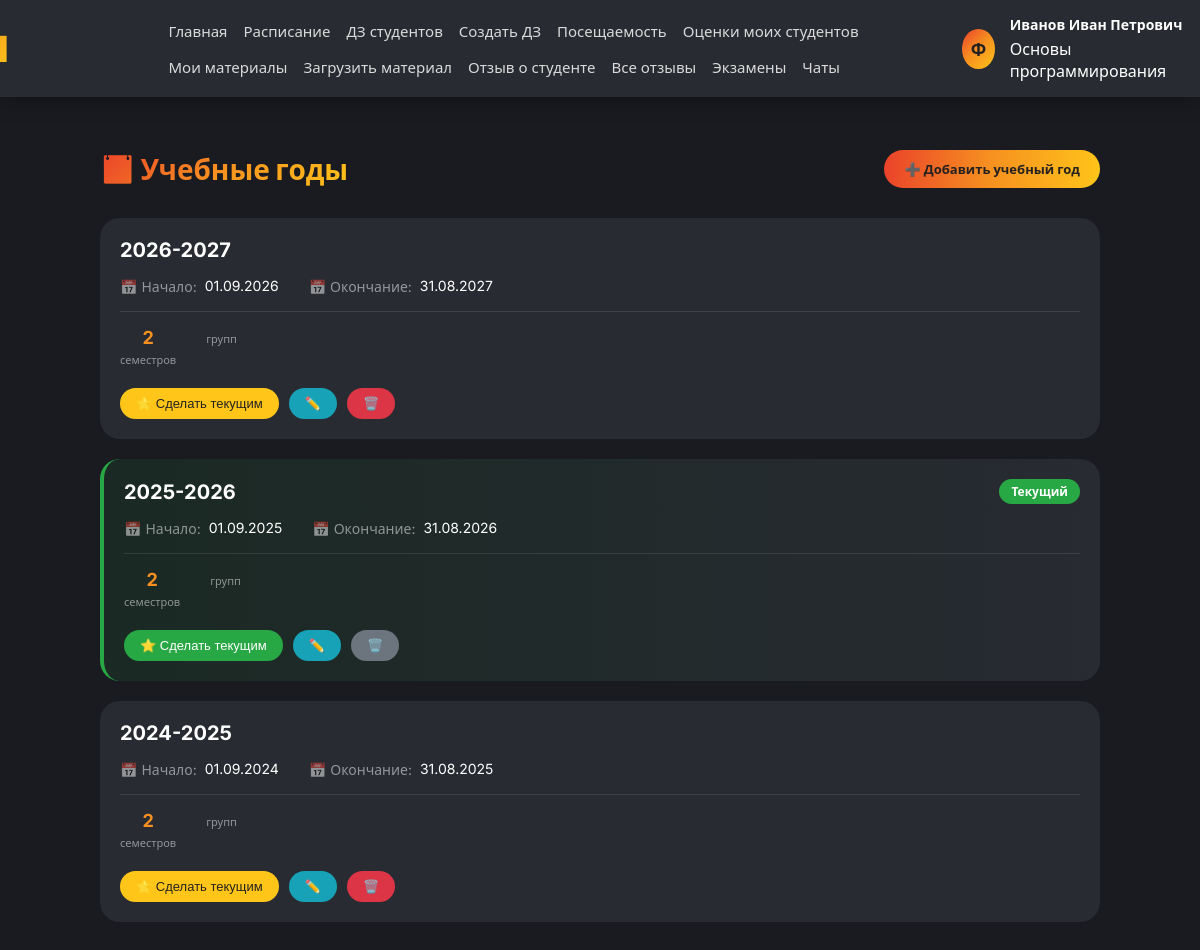
Screenshot of /academic-years/ (signed in) with the database file from the repository.
### app/models.py (models this page shows, shortened)
class Autoriz(models.Model):
    user = models.CharField(unique=True, max_length=30, blank=False, null=True, error_messages={'max_length': 'Длина имени не может содержать более 30 символов', 'blank': 'Напишите имя.', 'null': 'Напишите имя.'}, verbose_name='Имя аккаунта')
    password = models.CharField(max_length=120, blank=False, null=False, error_messages={'max_length': 'Длина пароля не может содержать более 40 символов', 'blank': 'Напишите пароль.', 'null': 'Напишите пароль.'}, verbose_name='Пароль от аккаунта')
    email = models.EmailField(unique=True, max_length=100, blank=False, null=False, error_messages={'max_length': 'Длина почты не может содержать более 100 символов', 'blank': 'Напишите почту.', 'null': 'Напишите почту.'}, verbose_name='Почта от аккаунта')
    birth_date = models.DateField(null=True, blank=True, verbose_name='Дата рождения')
    gender = models.CharField(max_length=1, choices=[('M', 'Мужской'), ('F', 'Женский')], blank=True, verbose_name='Пол')
    phone = models.CharField(max_length=20, blank=True, verbose_name='Номер телефона')
    hide_phone = models.BooleanField(default=False, verbose_name='Скрыть номер телефона')
    class Meta:
        db_table = 'List_of_users'
        verbose_name = 'Пользователь'
        verbose_name_plural = 'Пользователи'
    def get_full_name(self):
        try:
            student = Student.objects.get(autoriz=self)
            return f"{student.surname} {student.name} {student.patronymic}".strip()
        except Student.DoesNotExist:
            try:
                professor = Professor.objects.get(autoriz=self)
                return f"{professor.surname} {professor.name} {professor.patronymic}".strip()
            except Professor.DoesNotExist:
                try:
                    staff = AcademicStaff.objects.get(autoriz=self)
                    return f"{staff.surname} {staff.name} {staff.patronymic}".strip()
                except AcademicStaff.DoesNotExist:
                    return self.user

class Professor(models.Model):
    name = models.CharField(max_length=30, blank=False, null=False, verbose_name='Имя профессора')
    surname = models.CharField(max_length=30, blank=False, null=False, verbose_name='Фамилия профессора')
    patronymic = models.CharField(max_length=40, blank=False, null=False, verbose_name='Отчество профессора')
    leads_the_subject = models.ForeignKey(Subjects, on_delete=models.CASCADE, verbose_name='Ведет предмет')
    autoriz = models.ForeignKey(Autoriz, on_delete=models.CASCADE, verbose_name='Пользователь')
    class Meta:
        db_table = 'List_of_professors'
        verbose_name = 'Учитель'
        verbose_name_plural = 'Учителя'

class Subjects(models.Model):
    name_subject = models.CharField(unique=True, max_length=100, blank=False, null=False, verbose_name='Имя предмета')
    class Meta:
        db_table = 'List_of_subjects'
        verbose_name = 'Предмет'
        verbose_name_plural = 'Предметы'

class AcademicYear(models.Model):
    name = models.CharField(max_length=9, unique=True, verbose_name='Название', help_text='Например: 2024-2025')
    start_date = models.DateField(verbose_name='Дата начала')
    end_date = models.DateField(verbose_name='Дата окончания')
    is_current = models.BooleanField(default=False, verbose_name='Текущий учебный год')
    class Meta:
        db_table = 'List_of_academic_years'
        verbose_name = 'Учебный год'
        verbose_name_plural = 'Учебные годы'

### app/views.py (the view)
# urls.py: path('academic-years/', views.academic_year_list_view, name='academic_year_list_view'),
def academic_year_list_view(request):
    if 'user_id' not in request.session:
        return redirect('autoriz_view')
    context = get_user_context(request)
    context['years'] = AcademicYear.objects.all().order_by('-start_date')
    return render(request, 'academic_year_list.html', context)

### templates/academic_year_list.html (shortened to what this page needs)
{% extends 'base.html' %}
{% load static %}
{% block extra_css %}
<link rel="stylesheet" href="{% static 'css/academic_year_list.css' %}">
{% endblock %}
{% block content %}
<div class="academic-year-container">
    <div class="page-header">
        <h1 class="page-title">📅 Учебные годы</h1>
        <a href="{% url 'academic_year_create_view' %}" class="btn-create">➕ Добавить учебный год</a>
    </div>
    <div class="years-list">
        {% for year in years %}
        <div class="year-card {% if year.is_current %}current{% endif %}">
            <div class="year-header">
                <div class="year-name">{{ year.name }}</div>
                {% if year.is_current %}<div class="current-badge">Текущий</div>{% endif %}
            </div>
            <div class="year-dates">
                <div class="date-item"><span class="date-label">📅 Начало:</span><span class="date-value">{{ year.start_date|date:"d.m.Y" }}</span></div>
                <div class="date-item"><span class="date-label">📅 Окончание:</span><span class="date-value">{{ year.end_date|date:"d.m.Y" }}</span></div>
            </div>
            <div class="year-stats">
                <div class="stat"><span class="stat-value">{{ year.semester_set.count }}</span><span class="stat-label">семестров</span></div>
                <div class="stat"><span class="stat-label">групп</span></div>
            </div>
            <div class="year-actions">
                <button class="btn-set-current" data-id="{{ year.id }}" {% if year.is_current %}disabled{% endif %}>⭐ Сделать текущим</button>
                <button class="btn-edit" data-id="{{ year.id }}">✏️</button>
                <button class="btn-delete" data-id="{{ year.id }}" {% if year.is_current %}disabled{% endif %}>🗑️</button>
            </div>
        </div>
        {% empty %}
        <div class="empty-years">📭 Нет учебных годов</div>
        {% endfor %}
    </div>
</div>
{% endblock %}

### templates/base.html (shortened to what this page needs)
{% load static %}
<!DOCTYPE html>
<html lang="ru">
<head>
    <link rel="stylesheet" href="https://cdnjs.cloudflare.com/ajax/libs/font-awesome/6.4.0/css/all.min.css">
    <link rel="stylesheet" href="{% static 'css/main.css' %}">
    {% block extra_css %}{% endblock %}
</head>
<body>
    <header class="header">
        <div class="header-content">
            <div class="logo">Journal</div>
            <nav class="nav-menu">
                <a href="{% url 'main_view' %}">Главная</a>
                {% if user_role == 'student' %}
                    <a href="{% url 'schedule_view' %}">Расписание</a>
                    <a href="{% url 'homework_list_view' %}">ДЗ</a>
                    <a href="{% url 'estimation_view' %}">Оценки</a>
                    <a href="{% url 'attendance_list_view' %}">Посещаемость</a>
                    <a href="{% url 'shop_view' %}">Магазин</a>
                    <a href="{% url 'leaderboard_view' %}">Рейтинг</a>
                    <a href="{% url 'polls_view' %}">Опросы</a>
                    <a href="{% url 'announcements_view' %}">Объявления</a>
                    <a href="{% url 'events_view' %}">События</a>
                    <a href="{% url 'educational_materials_view' %}">Материалы</a>
                    <a href="{% url 'user_reward_list_view' %}">Награды</a>
                    <a href="{% url 'exam_list_view' %}">Экзамены</a>
                    <a href="{% url 'appeal_view' %}">Обращение</a>
                    <a href="{% url 'review_view' %}">Отзыв об академии</a>
                    <a href="{% url 'student_reviews_view' %}">Отзывы обо мне</a>
                    <a href="{% url 'complaint_view' %}">Жалоба</a>
                    <a href="{% url 'chat_list_view' %}">Чаты</a>
                {% elif user_role == 'professor' %}
                    <a href="{% url 'schedule_view' %}">Расписание</a>
                    <a href="{% url 'homework_list_view' %}">ДЗ студентов</a>
                    <a href="{% url 'homework_add_view' %}">Создать ДЗ</a>
                    <a href="{% url 'attendance_mark_view' %}">Посещаемость</a>
                    <a href="{% url 'estimation_view' %}">Оценки моих студентов</a>
                    <a href="{% url 'educational_materials_view' %}">Мои материалы</a>
                    <a href="{% url 'educational_material_create_view' %}">Загрузить материал</a>
                    <a href="{% url 'student_review_create_view' %}">Отзыв о студенте</a>
                    <a href="{% url 'student_review_list_view' %}">Все отзывы</a>
                    <a href="{% url 'exam_list_view' %}">Экзамены</a>
                    <a href="{% url 'chat_list_view' %}">Чаты</a>
                {% endif %}
            </nav>
            <div class="user-info">
                {% if user_avatar %}
                    <img src="{{ user_avatar }}" alt="avatar" class="user-avatar">
                {% else %}
                    <div class="user-avatar-placeholder">Ф</div>
                {% endif %}
                <div class="user-details">
                    <span class="user-name">{{ user.get_full_name|default:user.user }}</span>
                    {% if user_role == 'student' and student_info %}
                        <div class="user-meta-group">
                            <span class="user-meta-direction">{{ student_info.direction }}</span>
                            <span class="user-meta-course">{{ student_info.course }} курс, {{ student_info.group }}</span>
                        </div>
                    {% elif user_role == 'professor' and professor_info %}
                        <span class="user-meta">{{ professor_info.subject }}</span>
                    {% elif user_role == 'academic_staff' and staff_info %}
                        <span class="user-meta">{{ staff_info.position }}</span>
                    {% endif %}
                </div>
            </div>
        </div>
    </header>
    <div class="container">
        {% block content %}{% endblock %}
    </div>
</body>
</html>

### static/css/main.css (style rules this page uses)
* { margin: 0; padding: 0; box-sizing: border-box; }
body { font-family: 'Inter', 'Muller', 'Segoe UI', sans-serif; background: #191B20; color: #FFFFFF; }
.header { background: #282B32; box-shadow: 0 4px 20px rgba(0,0,0,0.3); position: fixed; top: 0; left: 0; right: 0; z-index: 1000; }
.header-content { max-width: 1400px; margin: 0 auto; display: flex; justify-content: space-between; align-items: center; padding: 15px 30px; }
.logo { font-size: 36px; font-weight: 900; background: linear-gradient(135deg, #EA422A 0%, #F69020 48.58%, #FFC619 101.38%); -webkit-background-clip: text; -webkit-text-fill-color: transparent; background-clip: text; position: relative; left: -160px; }
.nav-menu { display: flex; gap: 16px; justify-content: start; flex-wrap: wrap; }
.nav-menu a { text-decoration: none; color: #dadada; font-size: 15px; font-weight: 500; transition: color 0.3s; }
.user-info { display: flex; align-items: center; gap: 15px; margin-right: -240px; }
.user-avatar-placeholder { width: 40px; height: 40px; border-radius: 50%; background: linear-gradient(135deg, #EA422A 0%, #F69020 48.58%, #FFC619 101.38%); display: flex; align-items: center; justify-content: center; font-size: 18px; font-weight: 700; color: #252121; }
.user-details { display: flex; flex-direction: column; align-items: flex-start; gap: 4px; }
.user-name { font-size: 14px; font-weight: 600; color: #FFFFFF; white-space: nowrap; }
.container { max-width: 1400px; margin: 150px auto 30px; padding: 0 30px; }
.stat-label { font-size: 14px; color: rgba(255,255,255,0.7); margin-top: 8px; }

### static/css/academic_year_list.css (style rules this page uses)
.academic-year-container { max-width: 1000px; margin: 0 auto; }
.page-header { display: flex; justify-content: space-between; align-items: center; margin-bottom: 30px; flex-wrap: wrap; gap: 15px; }
.page-title { font-size: 28px; font-weight: 900; background: linear-gradient(135deg, #EA422A 0%, #F69020 48.58%, #FFC619 101.38%); -webkit-background-clip: text; -webkit-text-fill-color: transparent; background-clip: text; }
.btn-create { padding: 10px 20px; background: linear-gradient(93.25deg, #EA422A 0%, #F69020 48.58%, #FFC619 101.38%); border: none; border-radius: 40px; color: #252121; font-size: 13px; font-weight: 700; text-decoration: none; transition: all 0.3s; }
.years-list { display: flex; flex-direction: column; gap: 20px; }
.year-card { background: #282B32; border-radius: 20px; padding: 20px; transition: transform 0.3s; position: relative; }
.year-card.current { border-left: 4px solid #28a745; background: linear-gradient(90deg, rgba(40,167,69,0.1) 0%, #282B32 100%); }
.year-header { display: flex; justify-content: space-between; align-items: center; margin-bottom: 15px; flex-wrap: wrap; gap: 10px; }
.year-name { font-size: 20px; font-weight: 700; color: #FFFFFF; }
.current-badge { padding: 4px 12px; background: #28a745; color: white; border-radius: 20px; font-size: 12px; font-weight: 600; }
.year-dates { display: flex; gap: 30px; margin-bottom: 15px; padding-bottom: 15px; border-bottom: 1px solid rgba(255,255,255,0.1); }
.date-item { display: flex; gap: 8px; font-size: 14px; }
.date-label { color: rgba(255,255,255,0.5); }
.date-value { color: #FFFFFF; }
.year-stats { display: flex; gap: 30px; margin-bottom: 20px; }
.stat { text-align: center; }
.stat-value { display: block; font-size: 18px; font-weight: 700; color: #F69020; }
.stat-label { font-size: 11px; color: rgba(255,255,255,0.5); }
.year-actions { display: flex; gap: 10px; }
.btn-set-current, .btn-edit, .btn-delete { padding: 8px 16px; border: none; border-radius: 40px; cursor: pointer; font-size: 13px; transition: all 0.3s; }
.btn-set-current { background: #FFC619; color: #252121; }
.btn-set-current:disabled { background: #28a745; color: white; cursor: not-allowed; }
.btn-edit { background: #17a2b8; color: white; }
.btn-delete { background: #dc3545; color: white; }
.btn-delete:disabled { background: #6c757d; cursor: not-allowed; }

### rows the page displays
Autoriz: get_full_name "Иванов Иван Петрович"
Subjects: subject "Основы программирования"
AcademicYear: name "2026-2027", start_date "01.09.2026", end_date "31.08.2027", semester_set.count "2"
AcademicYear: name "2025-2026", is_current "Текущий", start_date "01.09.2025", end_date "31.08.2026", semester_set.count "2"
AcademicYear: name "2024-2025", start_date "01.09.2024", end_date "31.08.2025", semester_set.count "2"
